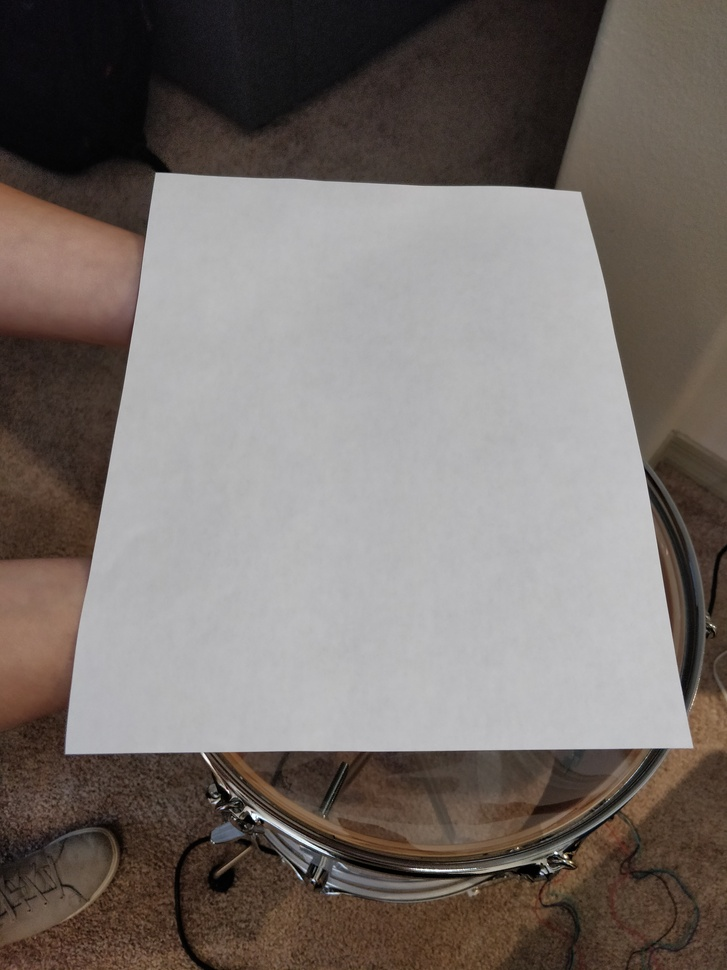
#> input picture resources/camera/blank1.jpg, 727 x 970 px, shrunk from 3456 x 4608 before the run
$ python test_adaptivethreshold.py resources/camera/blank1.jpg
#> lines starting #> are read from the running program, lines starting #| are printed output that depends on the picture; after the words box and inside, x2 and y2 are one past the last pixel; in counts of white or black regions, pixels touching at a corner belong together
import cv2 as cv
import sys

def applyAdaptiveThreshold(source):
#> called with source = 'resources/camera/blank1.jpg'
    img = cv.imread(source,0)
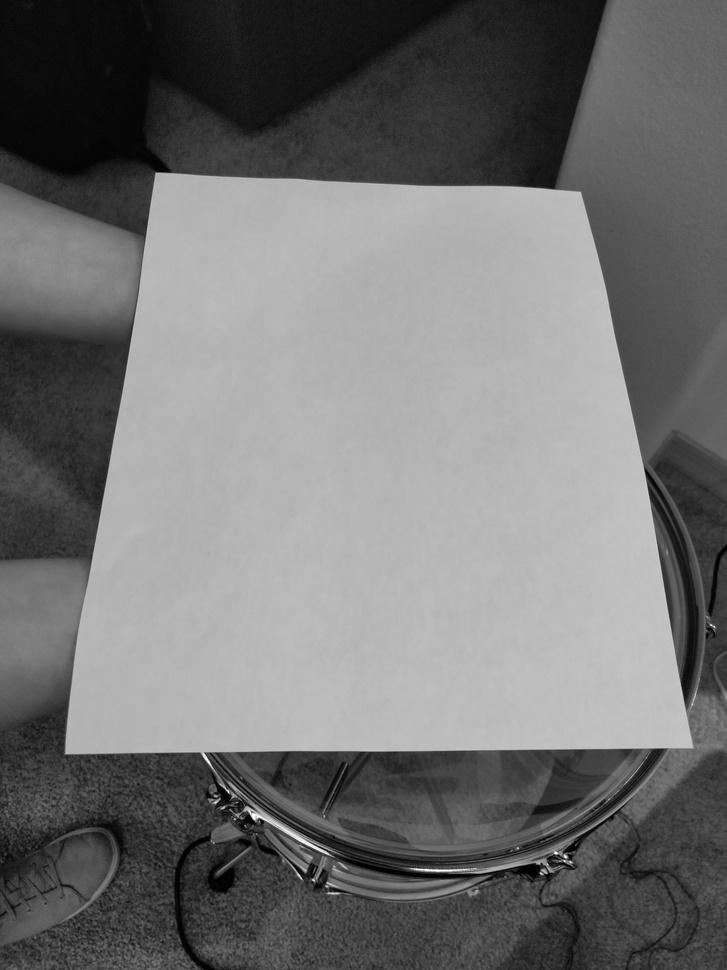
#> img: shape (970, 727); min 0, max 255, mean 113.9
    blur = cv.GaussianBlur(img,(5,5),0)
    ret,th_img = cv.threshold(blur,0,255,cv.THRESH_BINARY+cv.THRESH_OTSU)
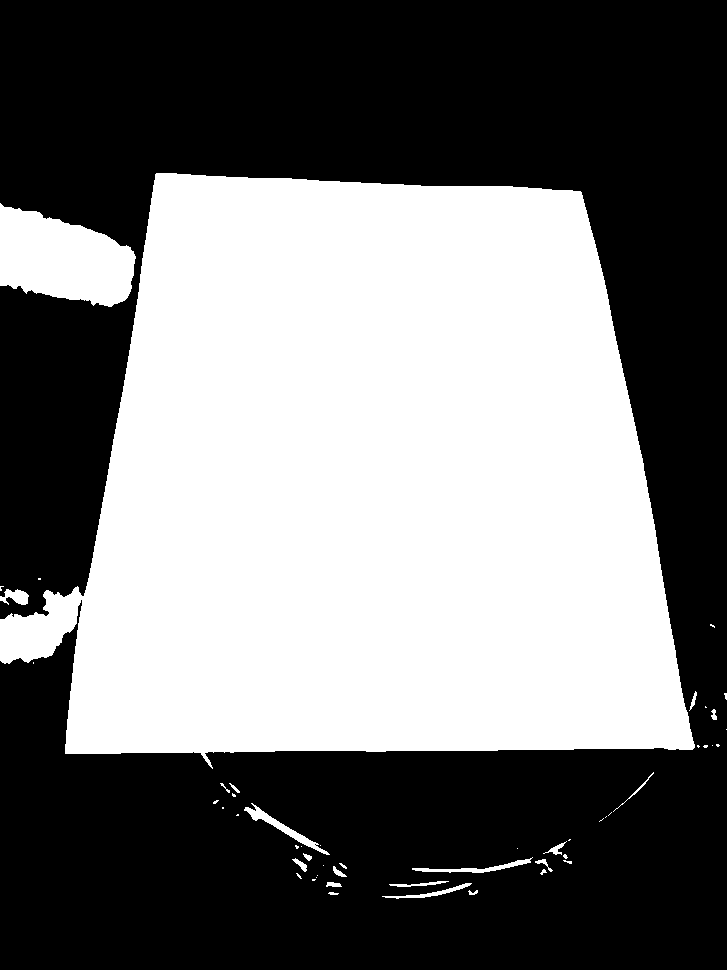
#> th_img: shape (970, 727); 45.3% white; 52 white regions (30 under 20 px), largest, box (x1, y1, x2, y2) and area: (0, 173, 695, 769) 306832, (0, 203, 136, 307) 9752, (244, 803, 330, 855) 652
#> ret = 119
    cv.imwrite("testimage_thresholded.jpg",th_img)

if __name__ == "__main__":
    img_file = sys.argv[1:][0]
    applyAdaptiveThreshold(img_file)

$ run again, on resources/camera/imgtest1.jpg
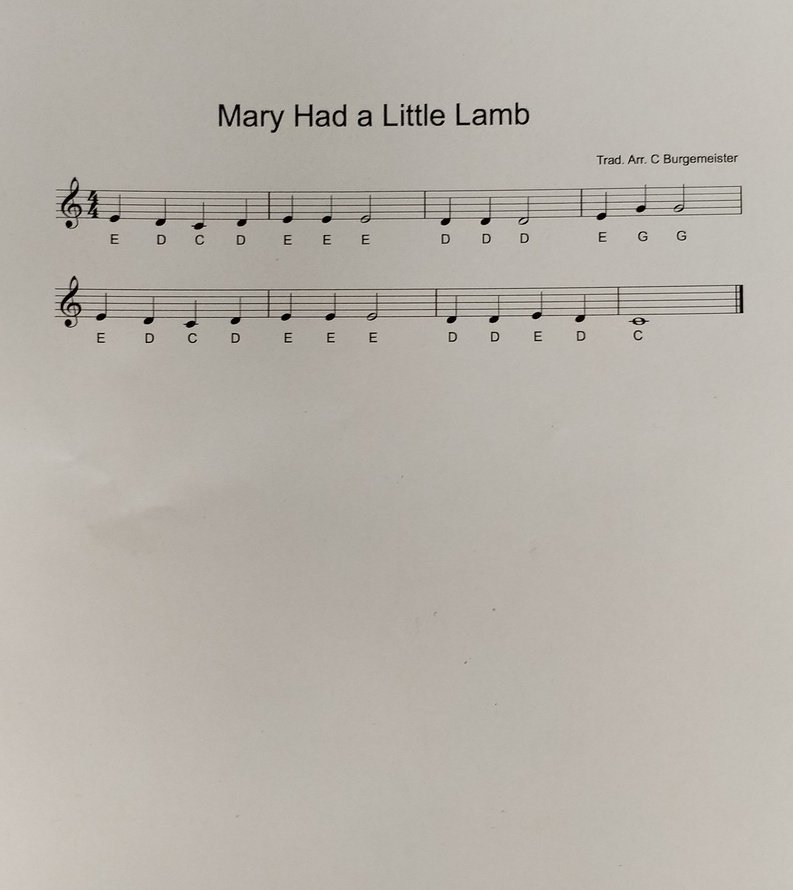
#> input picture resources/camera/imgtest1.jpg, 793 x 890 px, shrunk from 2268 x 2548 before the run
#> in applyAdaptiveThreshold, `ret,th_img = cv.threshold(blur,0,255,cv.THRESH_BINARY+cv.THRESH_OTSU)`:
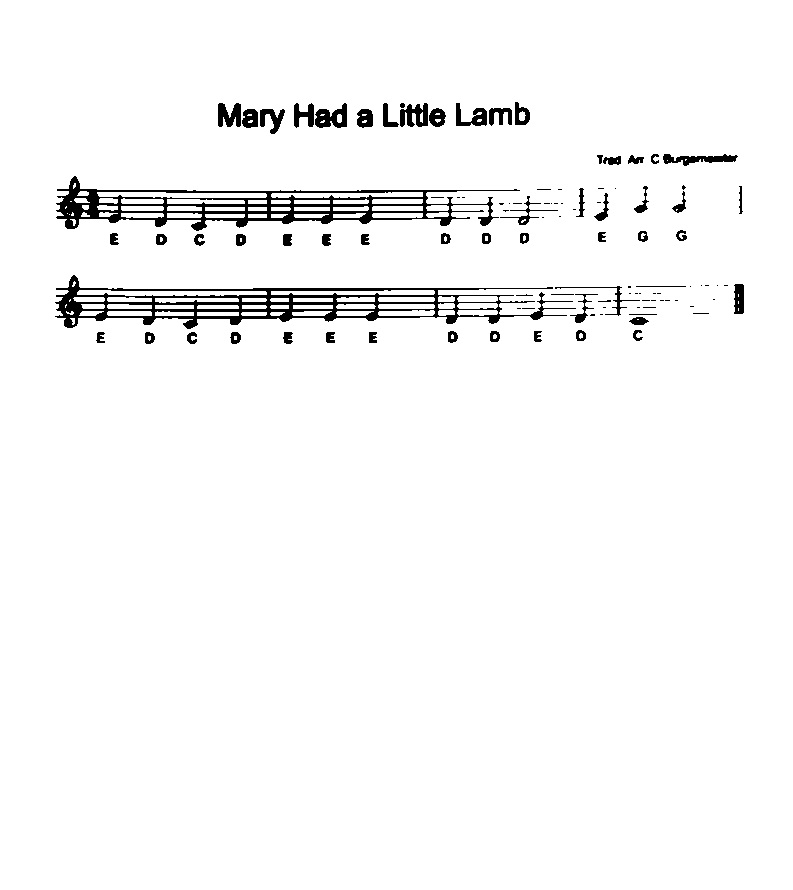
#> th_img: shape (890, 793); 96.9% white; 106 black regions (48 under 20 px), largest, box (x1, y1, x2, y2) and area: (55, 275, 576, 329) 6936, (56, 176, 520, 231) 6424, (315, 103, 347, 128) 484
#> ret = 149
